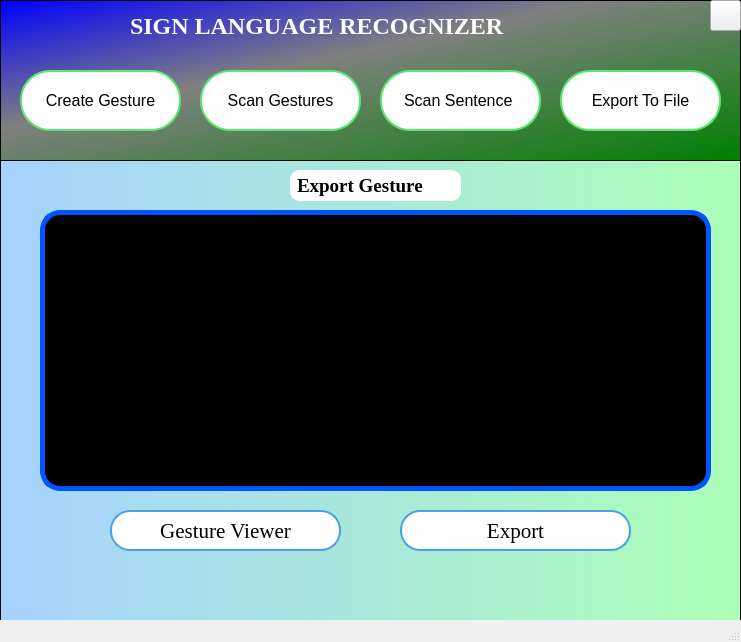
<?xml version="1.0" encoding="UTF-8"?>
<ui version="4.0">
 <class>MainWindow</class>
 <widget class="QMainWindow" name="MainWindow">
  <property name="geometry">
   <rect>
    <x>0</x>
    <y>0</y>
    <width>741</width>
    <height>642</height>
   </rect>
  </property>
  <property name="windowTitle">
   <string>MainWindow</string>
  </property>
  <widget class="QWidget" name="centralwidget">
   <widget class="QLabel" name="label">
    <property name="geometry">
     <rect>
      <x>290</x>
      <y>170</y>
      <width>171</width>
      <height>31</height>
     </rect>
    </property>
    <property name="font">
     <font>
      <family>Times New Roman</family>
      <pointsize>14</pointsize>
      <weight>75</weight>
      <bold>true</bold>
     </font>
    </property>
    <property name="styleSheet">
     <string notr="true">color:black;
background-color: white;
border: 2px solid white; border-radius:10px;</string>
    </property>
    <property name="text">
     <string>Export Gesture</string>
    </property>
   </widget>
   <widget class="QTextBrowser" name="textBrowser_98">
    <property name="enabled">
     <bool>true</bool>
    </property>
    <property name="geometry">
     <rect>
      <x>40</x>
      <y>210</y>
      <width>671</width>
      <height>281</height>
     </rect>
    </property>
    <property name="styleSheet">
     <string notr="true">border: 5px solid;
border-color: rgb(0, 85, 255);   border-radius:20px;
background-color:black;
color:white;</string>
    </property>
    <property name="frameShape">
     <enum>QFrame::Box</enum>
    </property>
    <property name="html">
     <string>&lt;!DOCTYPE HTML PUBLIC &quot;-//W3C//DTD HTML 4.0//EN&quot; &quot;http://www.w3.org/TR/REC-html40/strict.dtd&quot;&gt;
&lt;html&gt;&lt;head&gt;&lt;meta name=&quot;qrichtext&quot; content=&quot;1&quot; /&gt;&lt;style type=&quot;text/css&quot;&gt;
p, li { white-space: pre-wrap; }
&lt;/style&gt;&lt;/head&gt;&lt;body style=&quot; font-family:'MS Shell Dlg 2'; font-size:7.8pt; font-weight:400; font-style:normal;&quot;&gt;
&lt;p style=&quot;-qt-paragraph-type:empty; margin-top:0px; margin-bottom:0px; margin-left:0px; margin-right:0px; -qt-block-indent:0; text-indent:0px; font-size:8.25pt;&quot;&gt;&lt;br /&gt;&lt;/p&gt;&lt;/body&gt;&lt;/html&gt;</string>
    </property>
   </widget>
   <widget class="QPushButton" name="pushButton_2">
    <property name="geometry">
     <rect>
      <x>400</x>
      <y>510</y>
      <width>231</width>
      <height>41</height>
     </rect>
    </property>
    <property name="font">
     <font>
      <family>Times New Roman</family>
      <pointsize>16</pointsize>
      <weight>50</weight>
      <italic>false</italic>
      <bold>false</bold>
     </font>
    </property>
    <property name="styleSheet">
     <string notr="true">QPushButton#pushButton_2{
color: black;
background-color:#fefefe;
border: 2px solid #4ba1df; border-radius:20px;
font: 16pt &quot;Times New Roman&quot;;
background-repeat:none;
}
QPushButton#pushButton_2:hover
{
	background-color:lightgreen;
	color:black;
}</string>
    </property>
    <property name="text">
     <string>Export</string>
    </property>
   </widget>
   <widget class="QPushButton" name="exit_button">
    <property name="geometry">
     <rect>
      <x>710</x>
      <y>2</y>
      <width>31</width>
      <height>31</height>
     </rect>
    </property>
    <property name="styleSheet">
     <string notr="true">QPushButton#exit_button{
background-image:url(&quot;icons/quit.png&quot;);
background-repeat:none;
}</string>
    </property>
    <property name="text">
     <string/>
    </property>
   </widget>
   <widget class="QPushButton" name="pushButton_3">
    <property name="geometry">
     <rect>
      <x>110</x>
      <y>510</y>
      <width>231</width>
      <height>41</height>
     </rect>
    </property>
    <property name="font">
     <font>
      <family>Times New Roman</family>
      <pointsize>16</pointsize>
      <weight>50</weight>
      <italic>false</italic>
      <bold>false</bold>
     </font>
    </property>
    <property name="styleSheet">
     <string notr="true">QPushButton#pushButton_3{
color: black;
background-color:#fefefe;
border: 2px solid #4ba1df; border-radius:20px;
font: 16pt &quot;Times New Roman&quot;;
background-repeat:none;
}
QPushButton#pushButton_3:hover
{
	background-color:lightgreen;
	color:black;
}</string>
    </property>
    <property name="text">
     <string>Gesture Viewer</string>
    </property>
   </widget>
   <widget class="QGraphicsView" name="graphicsView_2">
    <property name="geometry">
     <rect>
      <x>0</x>
      <y>0</y>
      <width>741</width>
      <height>161</height>
     </rect>
    </property>
    <property name="toolTip">
     <string>&lt;html&gt;&lt;head/&gt;&lt;body&gt;&lt;p&gt;&lt;br/&gt;&lt;/p&gt;&lt;/body&gt;&lt;/html&gt;</string>
    </property>
    <property name="styleSheet">
     <string notr="true">background-color: qlineargradient(x1: 0, y1: 0, x2: 1, y2: 1,stop: 0 blue, stop: 0.4 grey,stop: 1 green);
</string>
    </property>
   </widget>
   <widget class="QLabel" name="label_2">
    <property name="geometry">
     <rect>
      <x>130</x>
      <y>10</y>
      <width>531</width>
      <height>31</height>
     </rect>
    </property>
    <property name="font">
     <font>
      <family>Times New Roman</family>
      <pointsize>18</pointsize>
      <weight>75</weight>
      <bold>true</bold>
     </font>
    </property>
    <property name="styleSheet">
     <string notr="true">color:white;</string>
    </property>
    <property name="text">
     <string>SIGN LANGUAGE RECOGNIZER</string>
    </property>
   </widget>
   <widget class="QPushButton" name="create">
    <property name="geometry">
     <rect>
      <x>20</x>
      <y>70</y>
      <width>161</width>
      <height>61</height>
     </rect>
    </property>
    <property name="font">
     <font>
      <family>Arial</family>
      <pointsize>12</pointsize>
      <weight>50</weight>
      <italic>false</italic>
      <bold>false</bold>
     </font>
    </property>
    <property name="layoutDirection">
     <enum>Qt::RightToLeft</enum>
    </property>
    <property name="styleSheet">
     <string notr="true">QPushButton#create{
color:black;
background-color:#fefefe;
border: 2px solid #58e870; border-radius:30px;
font: 12pt &quot;Arial&quot;;
background-repeat:none;
}
QPushButton#create:hover
{
   background-color:lightgreen;
	color:white;
}</string>
    </property>
    <property name="text">
     <string>Create Gesture</string>
    </property>
   </widget>
   <widget class="QPushButton" name="scan_sinlge">
    <property name="geometry">
     <rect>
      <x>200</x>
      <y>70</y>
      <width>161</width>
      <height>61</height>
     </rect>
    </property>
    <property name="font">
     <font>
      <family>Arial</family>
      <pointsize>12</pointsize>
      <weight>50</weight>
      <italic>false</italic>
      <bold>false</bold>
     </font>
    </property>
    <property name="layoutDirection">
     <enum>Qt::LeftToRight</enum>
    </property>
    <property name="autoFillBackground">
     <bool>false</bool>
    </property>
    <property name="styleSheet">
     <string notr="true">QPushButton#scan_sinlge{
color:black;
background-color:#fefefe;
border: 2px solid #58e870; border-radius:30px;
font: 12pt &quot;Arial&quot;;
background-repeat:none;
}
QPushButton#scan_sinlge:hover
{
   background-color:lightgreen;
	color:white;
}</string>
    </property>
    <property name="text">
     <string>Scan Gestures</string>
    </property>
   </widget>
   <widget class="QPushButton" name="scan_sen">
    <property name="geometry">
     <rect>
      <x>380</x>
      <y>70</y>
      <width>161</width>
      <height>61</height>
     </rect>
    </property>
    <property name="font">
     <font>
      <family>Arial</family>
      <pointsize>12</pointsize>
      <weight>50</weight>
      <italic>false</italic>
      <bold>false</bold>
     </font>
    </property>
    <property name="styleSheet">
     <string notr="true">QPushButton#scan_sen{
color:black;
background-color:#fefefe;
border: 2px solid #58e870; border-radius:30px;
font: 12pt &quot;Arial&quot;;
background-repeat:none;
}
QPushButton#scan_sen:hover
{
   background-color:lightgreen;
	color:white;
}</string>
    </property>
    <property name="text">
     <string>Scan Sentence </string>
    </property>
   </widget>
   <widget class="QPushButton" name="exp2">
    <property name="geometry">
     <rect>
      <x>560</x>
      <y>70</y>
      <width>161</width>
      <height>61</height>
     </rect>
    </property>
    <property name="font">
     <font>
      <family>Arial</family>
      <pointsize>12</pointsize>
      <weight>50</weight>
      <italic>false</italic>
      <bold>false</bold>
     </font>
    </property>
    <property name="styleSheet">
     <string notr="true">QPushButton#exp2{
color:black;
background-color:#fefefe;
border: 2px solid #58e870; border-radius:30px;
font: 12pt &quot;Arial&quot;;
background-repeat:none;
}
QPushButton#exp2:hover
{
   background-color:lightgreen;
	color:white;
}</string>
    </property>
    <property name="text">
     <string>Export To File</string>
    </property>
    <property name="checkable">
     <bool>false</bool>
    </property>
    <property name="autoRepeat">
     <bool>false</bool>
    </property>
    <property name="autoExclusive">
     <bool>false</bool>
    </property>
    <property name="autoDefault">
     <bool>false</bool>
    </property>
    <property name="default">
     <bool>false</bool>
    </property>
    <property name="flat">
     <bool>false</bool>
    </property>
   </widget>
   <widget class="QGraphicsView" name="graphicsView_3">
    <property name="geometry">
     <rect>
      <x>0</x>
      <y>160</y>
      <width>741</width>
      <height>471</height>
     </rect>
    </property>
    <property name="styleSheet">
     <string notr="true">background-color: qlineargradient(spread:pad, x1:0, y1:0, x2:1, y2:0, stop:0 rgba(167, 210, 255, 255), stop:1 rgba(172, 255, 182, 255));</string>
    </property>
   </widget>
   <widget class="QPushButton" name="exit_button_2">
    <property name="geometry">
     <rect>
      <x>710</x>
      <y>0</y>
      <width>31</width>
      <height>31</height>
     </rect>
    </property>
    <property name="styleSheet">
     <string notr="true">QPushButton#exit_button{
background-image:url(&quot;icons/quit.png&quot;);
background-repeat:none;
}</string>
    </property>
    <property name="text">
     <string/>
    </property>
   </widget>
   <zorder>graphicsView_3</zorder>
   <zorder>label</zorder>
   <zorder>textBrowser_98</zorder>
   <zorder>pushButton_2</zorder>
   <zorder>exit_button</zorder>
   <zorder>pushButton_3</zorder>
   <zorder>graphicsView_2</zorder>
   <zorder>label_2</zorder>
   <zorder>create</zorder>
   <zorder>scan_sinlge</zorder>
   <zorder>scan_sen</zorder>
   <zorder>exp2</zorder>
   <zorder>exit_button_2</zorder>
  </widget>
  <widget class="QMenuBar" name="menubar">
   <property name="geometry">
    <rect>
     <x>0</x>
     <y>0</y>
     <width>741</width>
     <height>26</height>
    </rect>
   </property>
  </widget>
  <widget class="QStatusBar" name="statusbar"/>
 </widget>
 <resources/>
 <connections/>
</ui>
